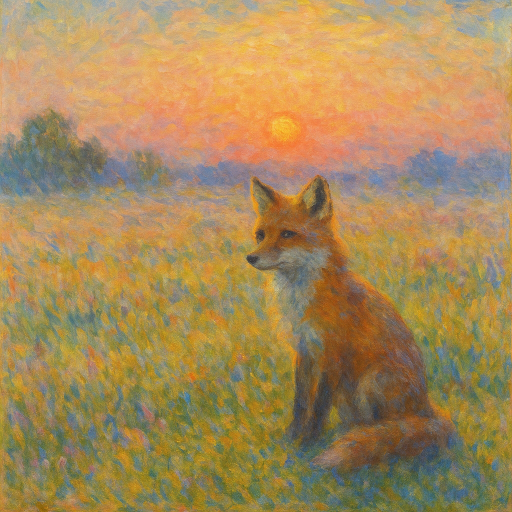
#> input picture docs/iscc_content_code_sicherheitsbetrachtung/images/fox-gpt-image-1.png, 1024 x 1024 px (shown at 1/2 size)
$ jupyter execute iscc_image_mirroring.ipynb
#> lines starting #> are read from the running program, lines starting #| are printed output that depends on the picture
[cell 1]
import matplotlib.pyplot as plt
import math
import numpy as np
from matplotlib.ticker import MultipleLocator, FormatStrFormatter
from PIL import Image
from typing import List, Sequence
from statistics import median
from typing import Sequence
from more_itertools import chunked

[cell 2]
# ISCC dct implementation
def alg_dct(v):
    # type: (Sequence[float]) -> List
    """
    Discrete cosine transform.
    See: [nayuki.io](https://www.nayuki.io/page/fast-discrete-cosine-transform-algorithms).
    :param Sequence[float] v: Input vector for DCT calculation.
    :return: DCT Transformed vector.
    :rtype: List
    """
    n = len(v)
    if n == 1:
        return list(v)
    elif n == 0 or n % 2 != 0:
        raise ValueError()
    else:
        half = n // 2
        alpha = [(v[i] + v[-(i + 1)]) for i in range(half)]
        beta = [
            (v[i] - v[-(i + 1)]) / (math.cos((i + 0.5) * math.pi / n) * 2.0) for i in range(half)
        ]
        alpha = alg_dct(alpha)
        beta = alg_dct(beta)
        result = []
        for i in range(half - 1):
            result.append(alpha[i])
            result.append(beta[i] + beta[i + 1])
        result.append(alpha[-1])
        result.append(beta[-1])
        return result

[cell 3]
# ISCC content code for images
def soft_hash_image_v0(pixels, bits=64):
    # type: (Sequence[int], int) -> bytes
    """
    Calculate image hash from normalized grayscale pixel sequence of length 1024.

    :param Sequence[int] pixels:
    :param int bits: Bit-length of image hash (default 64).
    :return: Similarity preserving Image-Hash digest.
    :rtype: bytes
    """
    if not bits <= 256:
        raise AssertionError(f"{bits} bits exeeds max lenght 256 for soft_hash_image")

    # DCT per row
    dct_row_lists = []
    for pixel_list in chunked(pixels, 32):
        dct_row_lists.append(alg_dct(pixel_list))

    # DCT per col
    dct_row_lists_t = list(map(list, zip(*dct_row_lists)))
    dct_col_lists_t = []
    for dct_list in dct_row_lists_t:
        dct_col_lists_t.append(alg_dct(dct_list))

    dct_matrix = list(map(list, zip(*dct_col_lists_t)))

    def flatten(m, x, y):
        """Extract and flatten an 8 x 8 slice from a 2d matrix starting at col/row."""
        return [v for sublist in m[y : y + 8] for v in sublist[x : x + 8]]

    bitstring = ""
    slices = ((0, 0), (1, 0), (0, 1), (1, 1))

    for xy in slices:
        # Extract 8 x 8 slice
        flat_list = flatten(dct_matrix, *xy)
        # Calculate median
        med = median(flat_list)
        # Append 64-bit digest by comparing to median
        for value in flat_list:
            if value > med:
                bitstring += "1"
            else:
                bitstring += "0"
        bl = len(bitstring)
        if bl >= bits:
            hash_digest = int(bitstring, 2).to_bytes(bl // 8, "big", signed=False)
            return bitstring

[cell 4]
def get_iscc_image_code(img):
    # Replace background color from transparent to white
    white_bg = Image.new("RGBA", img.size, (255, 255, 255, 255))
    img = Image.alpha_composite(white_bg, img.convert("RGBA"))
    # Convert image to greyscale
    img_greyscale = img.convert('L')
    # Resize the greyscale image to 32x32 pixels
    img_32x32 = img_greyscale.resize((32,32),Image.BICUBIC)
    # Load pixels
    pixels: list[int] = list(img_32x32.getdata())
    return soft_hash_image_v0(pixels)

[cell 5]
# Hamming distnace
relevant_bits = 64
def hamming_distance(bitstring1, bitstring2):
    count = 0
    for i in range (relevant_bits):
        if bitstring1[i] != bitstring2[i]:
            count += 1
    return count

[cell 6]
# Load original image
original_img = Image.open("./images/fox-gpt-image-1.png")
#> original_img is the input picture: PIL image 1024x1024 RGB; mean R, G, B 167.1, 138.4, 90
original_iscc = get_iscc_image_code(original_img)
#> in get_iscc_image_code, `white_bg = Image.new("RGBA", img.size, (255, 255, 255, 255))`: white_bg: PIL image 1024x1024 RGBA; every value is 255
#> in get_iscc_image_code, `img_greyscale = img.convert('L')`:
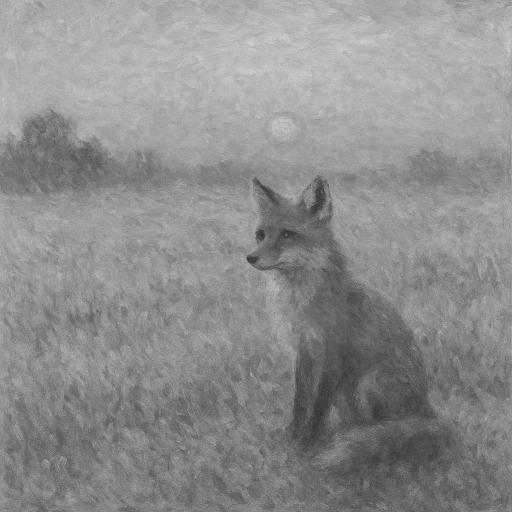
#> img_greyscale: PIL image 1024x1024 L (shown at 1/2 size); min 32, max 220, mean 141.5
#> in get_iscc_image_code, `img_32x32 = img_greyscale.resize((32,32),Image.BICUBIC)`:
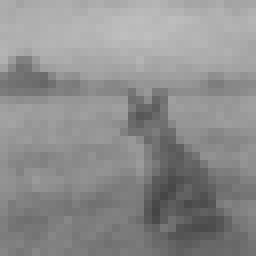
#> img_32x32: PIL image 32x32 L (shown 8 times larger); min 69, max 190, mean 141.4
#> in get_iscc_image_code, `pixels: list[int] = list(img_32x32.getdata())`: pixels = 1024 values, max 190 at index 143, min 69 at index 851, mean 141.4
#> the loop in soft_hash_image_v0, `for pixel_list in chunked(pixels, 32):` made 32 passes
#> the loop in soft_hash_image_v0, `for dct_list in dct_row_lists_t:` made 32 passes
plt.imshow(original_img, cmap="grey")

[cell 7]
# Mirror horizontally (left-right)
mirrored_img_horizontally = original_img.transpose(Image.FLIP_LEFT_RIGHT)
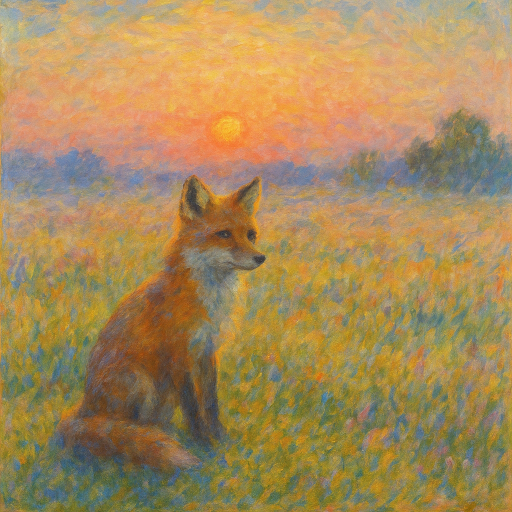
#> mirrored_img_horizontally: PIL image 1024x1024 RGB (shown at 1/2 size); mean R, G, B 167.1, 138.4, 90
mirrored_img_horizontally.save(f"./mirroring/mirrored_image_horizontally.png")
plt.imshow(mirrored_img_horizontally, cmap="grey")

[cell 8]
# Mirror vertically (top-bottom)
mirrored_img_vertical = original_img.transpose(Image.FLIP_TOP_BOTTOM)
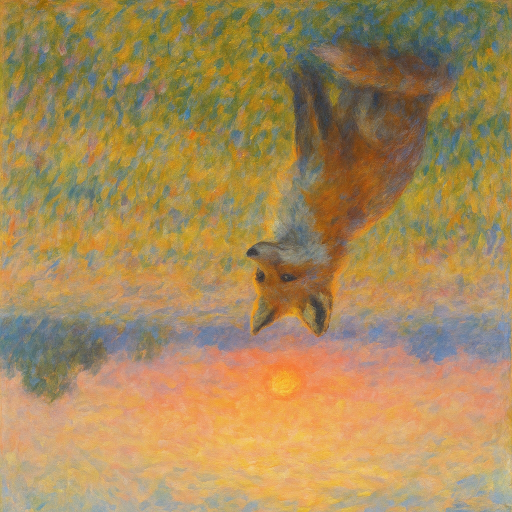
#> mirrored_img_vertical: PIL image 1024x1024 RGB (shown at 1/2 size); mean R, G, B 167.1, 138.4, 90
mirrored_img_vertical.save(f"./mirroring/mirrored_image_vertically.png")
plt.imshow(mirrored_img_vertical, cmap="grey")

[cell 9]
distance_mirrored_img_horizontally = hamming_distance(original_iscc, get_iscc_image_code(mirrored_img_horizontally))
#> in get_iscc_image_code (call 2), `img_greyscale = img.convert('L')`:
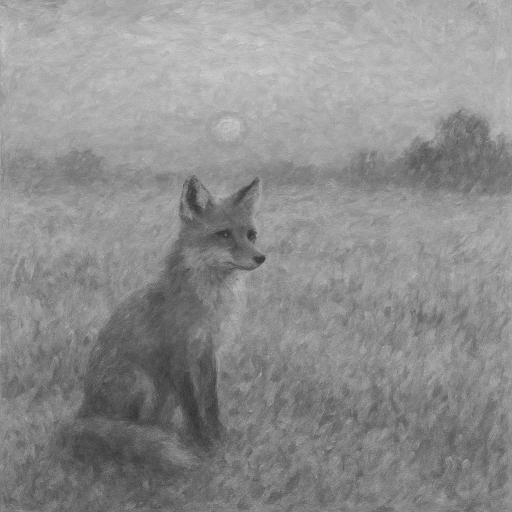
#> img_greyscale: PIL image 1024x1024 L (shown at 1/2 size); min 32, max 220, mean 141.5
#> in get_iscc_image_code (call 2), `img_32x32 = img_greyscale.resize((32,32),Image.BICUBIC)`:
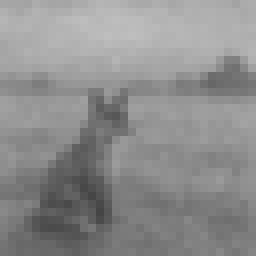
#> img_32x32: PIL image 32x32 L (shown 8 times larger); min 69, max 190, mean 141.4
#> the loop in soft_hash_image_v0 (call 2), `for pixel_list in chunked(pixels, 32):` made 32 passes
#> the loop in soft_hash_image_v0 (call 2), `for dct_list in dct_row_lists_t:` made 32 passes
data_mirrored_horizontally_img = 100 - (distance_mirrored_img_horizontally * 100 / relevant_bits)

distance_mirrored_img_vertical = hamming_distance(original_iscc, get_iscc_image_code(mirrored_img_vertical))
#> in get_iscc_image_code (call 3), `img_greyscale = img.convert('L')`:
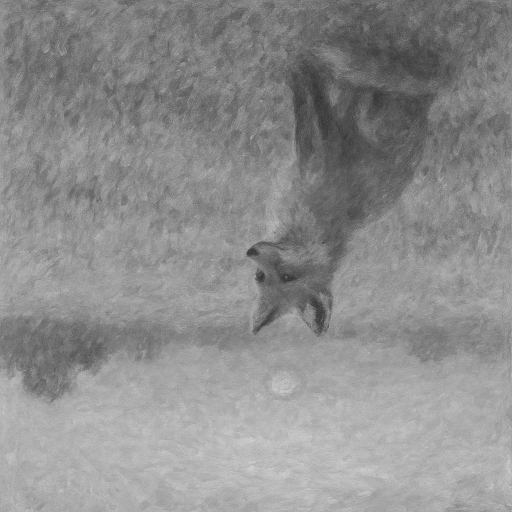
#> img_greyscale: PIL image 1024x1024 L (shown at 1/2 size); min 32, max 220, mean 141.5
#> in get_iscc_image_code (call 3), `img_32x32 = img_greyscale.resize((32,32),Image.BICUBIC)`:
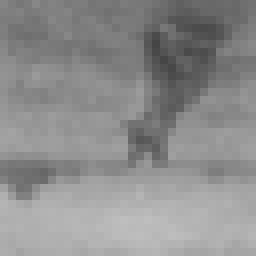
#> img_32x32: PIL image 32x32 L (shown 8 times larger); min 69, max 190, mean 141.4
data_mirrored_img_vertical = 100 - (distance_mirrored_img_vertical * 100 / relevant_bits)

[cell 10]
# Namen der beiden Werte
labels = ["horizontal", "vertical"]
# Die Zahlen dazu
werte = [data_mirrored_horizontally_img, data_mirrored_img_vertical]
# Threshold
threshold = 81.25

# Balkendiagramm
plt.bar(labels, werte, color=["skyblue", "orange"])

# Threshold-Linie hinzufügen
plt.axhline(y=81.25, color='r', linestyle='--', label=f'similarity threshold 81.25')

# Achsenlimits
plt.ylim(0, 100)
plt.yticks(range(0, 101, 5))

plt.title("ISCC content code mirroring resistance")
plt.ylabel("similarity (%)")
plt.legend()
plt.show()
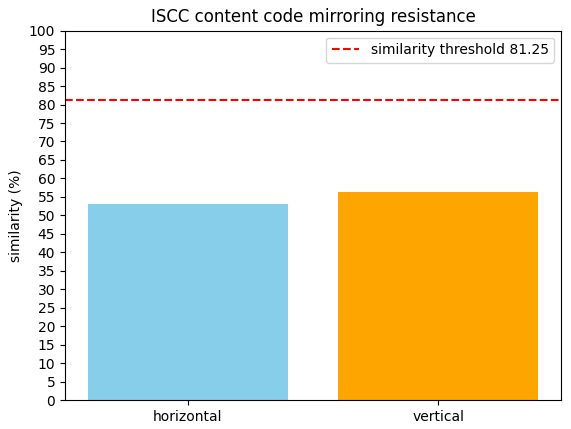
#> figure drawn by matplotlib, 1 panel

$ run again, with docs/iscc_content_code_sicherheitsbetrachtung/images/Papst vertreibt Trump aus dem Vatikan.png copied over docs/iscc_content_code_sicherheitsbetrachtung/images/fox-gpt-image-1.png
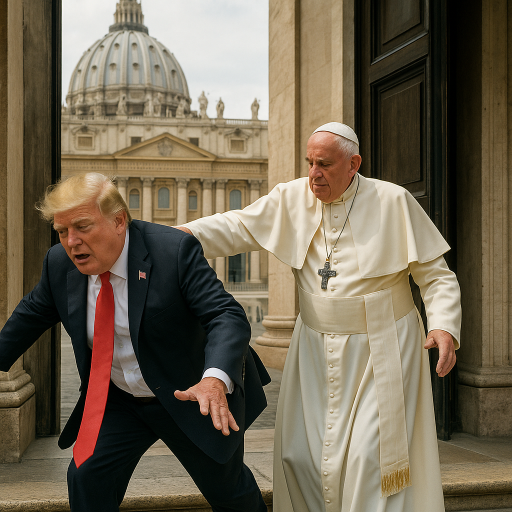
#> input picture docs/iscc_content_code_sicherheitsbetrachtung/images/Papst vertreibt Trump aus dem Vatikan.png, 1024 x 1024 px (shown at 1/2 size)
#> original_img is the input picture: PIL image 1024x1024 RGB; mean R, G, B 114, 102.5, 83
#> white_bg: PIL image 1024x1024 RGBA; every value is 255
#> pixels = 1024 values, max 239 at index 5, min 0 at index 807, mean 103.9
#> the loop in soft_hash_image_v0, `for pixel_list in chunked(pixels, 32):` made 32 passes
#> the loop in soft_hash_image_v0, `for dct_list in dct_row_lists_t:` made 32 passes
#> the loop in soft_hash_image_v0 (call 2), `for pixel_list in chunked(pixels, 32):` made 32 passes
#> the loop in soft_hash_image_v0 (call 2), `for dct_list in dct_row_lists_t:` made 32 passes
#> in get_iscc_image_code (call 3), `img_greyscale = img.convert('L')`:
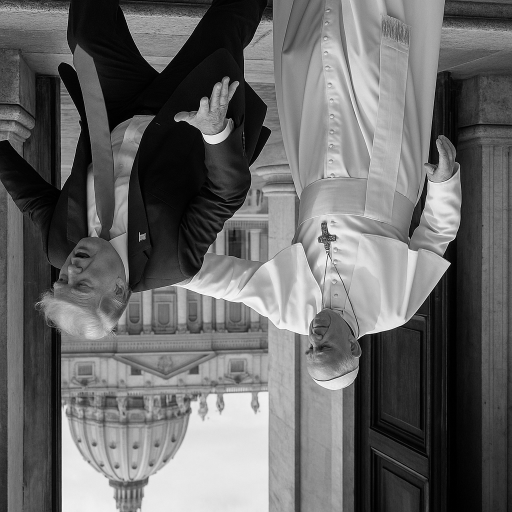
#> img_greyscale: PIL image 1024x1024 L (shown at 1/2 size); min 0, max 255, mean 103.7
#> `plt.show()`:
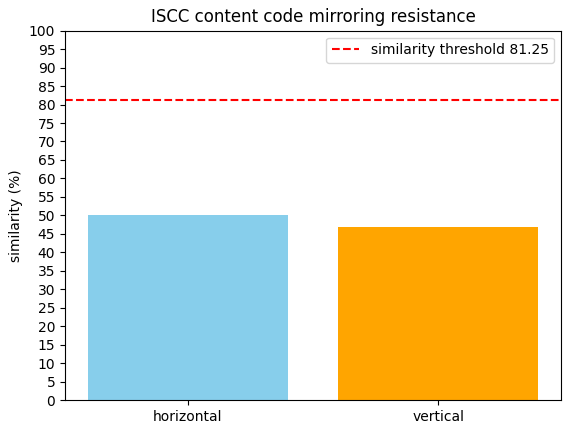
#> figure drawn by matplotlib, 1 panel
